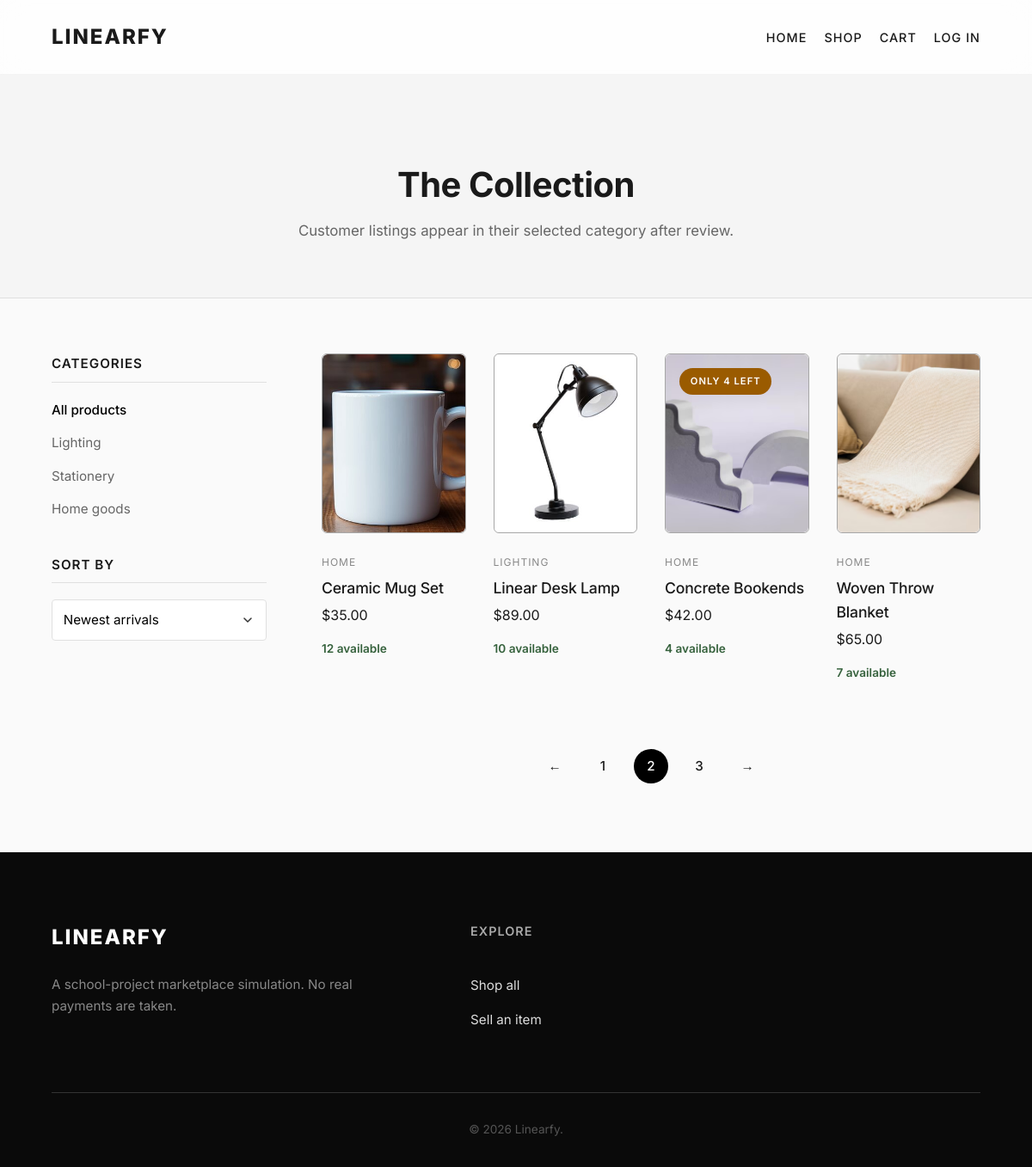
/shop?page=2&category=all&sort=newest, run on the app's committed database.
### app.py (models this page shows)
class Product(db.Model):
    id = db.Column(db.Integer, primary_key=True)
    name = db.Column(db.String(100), nullable=False)
    price = db.Column(db.Float, nullable=False)
    category = db.Column(db.String(50), nullable=False)
    image = db.Column(db.String(200), nullable=False)
    description = db.Column(db.Text, nullable=False)
    is_new = db.Column(db.Boolean, default=False)
    is_sale = db.Column(db.Boolean, default=False)
    stock_count = db.Column(db.Integer, nullable=False, default=10)
    seller_id = db.Column(db.Integer, db.ForeignKey("user.id"), nullable=True)
    status = db.Column(db.String(20), nullable=False, default="approved")
    created_at = db.Column(db.DateTime, default=datetime.utcnow, nullable=False)
    updated_at = db.Column(
        db.DateTime,
        default=datetime.utcnow,
        onupdate=datetime.utcnow,
        nullable=False,
    )
    seller = db.relationship(
        "User",
        backref=db.backref("listings", lazy=True),
    )

### app.py (the view)
@app.route("/shop")
def shop():
    category = request.args.get("category", "all")
    sort = request.args.get("sort", "newest")
    page = request.args.get("page", 1, type=int)
    valid_categories = {"all"} | ALLOWED_CATEGORIES
    if category not in valid_categories:
        category = "all"
    query = Product.query.filter_by(status="approved")
    if category != "all":
        query = query.filter_by(category=category)
    if sort == "price-low":
        query = query.order_by(Product.price.asc())
    elif sort == "price-high":
        query = query.order_by(Product.price.desc())
    else:
        sort = "newest"
        query = query.order_by(Product.id.desc())
    pagination = query.paginate(page=page, per_page=4, error_out=False)
    return render_template(
        "shop.html",
        products=pagination.items,
        pagination=pagination,
        current_category=category,
        current_sort=sort,
    )

### app.py (called while the page is built)
def current_user():
    user_id = session.get("user_id")
    return db.session.get(User, user_id) if user_id else None

def product_image_url(product):
    folder = "images/uploads" if product.seller_id else "images/products"
    return url_for("static", filename=f"{folder}/{product.image}")

@app.context_processor
def shared_template_data():
    cart = session.get("cart", {})
    user = current_user()
    saved_product_ids = set()
    if user:
        saved_product_ids = {
            item.product_id
            for item in WishlistItem.query.filter_by(user_id=user.id).all()
        }
    return {
        "cart_count": sum(cart.values()),
        "current_user": user,
        "saved_product_ids": saved_product_ids,
        "product_image_url": product_image_url,
    }

### templates/shop.html (shortened to what this page needs)
{% extends "base.html" %}
{% block content %}
<div class="page-header"><div class="header-content"><h1>The Collection</h1><p>Customer listings appear in their selected category after review.</p></div></div>
<div class="shop-layout"><aside class="shop-sidebar"><div class="filter-group"><h3>Categories</h3><ul class="filter-list">{% for value, label in [('all', 'All products'), ('lighting', 'Lighting'), ('stationery', 'Stationery'), ('home', 'Home goods')] %}<li><a class="{% if current_category == value %}active{% endif %}" href="{{ url_for('shop', category=value, sort=current_sort) }}">{{ label }}</a></li>{% endfor %}</ul></div><div class="filter-group"><h3>Sort by</h3><form method="get"><input name="category" type="hidden" value="{{ current_category }}"><select name="sort" class="custom-select" onchange="this.form.submit()"><option value="newest" {% if current_sort == 'newest' %}selected{% endif %}>Newest arrivals</option><option value="price-low" {% if current_sort == 'price-low' %}selected{% endif %}>Price: low to high</option><option value="price-high" {% if current_sort == 'price-high' %}selected{% endif %}>Price: high to low</option></select></form></div></aside>
<main class="shop-main"><div class="product-grid shop-grid">{% for product in products %}<article class="product-card"><div class="image-wrapper"><img src="{{ product_image_url(product) }}" alt="{{ product.name }}" class="product-image">{% if product.stock_count == 0 %}<span class="badge badge-sold-out">Sold out</span>{% elif product.stock_count < 5 %}<span class="badge badge-low-stock">Only {{ product.stock_count }} left</span>{% endif %}<div class="quick-action"></div></div><div class="product-info"><p class="stock-status">{{ product.category|title }}</p><h3>{{ product.name }}</h3><p class="price">${{ '%.2f'|format(product.price) }}</p><p class="availability ">{% if product.stock_count == 0 %}Currently unavailable{% else %}{{ product.stock_count }} available{% endif %}</p></div></article>{% else %}<div class="empty-state-box"><p>No products match this category yet.</p></div>{% endfor %}</div>
<div class="pagination">{% if pagination.has_prev %}<a class="page-arrow" href="{{ url_for('shop', page=pagination.prev_num, category=current_category, sort=current_sort) }}">&larr;</a>{% endif %}{% for page_number in pagination.iter_pages() %}{% if page_number %}<a class="page-number {% if page_number == pagination.page %}active{% endif %}" href="{{ url_for('shop', page=page_number, category=current_category, sort=current_sort) }}">{{ page_number }}</a>{% endif %}{% endfor %}{% if pagination.has_next %}<a class="page-arrow" href="{{ url_for('shop', page=pagination.next_num, category=current_category, sort=current_sort) }}">&rarr;</a>{% endif %}</div></main></div>
{% endblock %}

### static/css/style.css (style rules this page uses)
* { margin: 0; padding: 0; box-sizing: border-box; font-family: 'Inter', 'Segoe UI', Tahoma, Geneva, Verdana, sans-serif; }
html, body { -ms-overflow-style: none; scrollbar-width: none; }
:root { --primary-color: #000000; --bg-color: #fafafa; --text-color: #1a1a1a; --border-color: #e0e0e0; --input-bg: #ffffff; }
body { background-color: var(--bg-color); color: var(--text-color); line-height: 1.6; opacity: 0; transition: opacity 0.6s ease; }
body.page-loaded { opacity: 1; }
.custom-select { appearance: none; background-color: var(--input-bg); padding-right: 2.5rem; width: 100%; padding: 0.8rem; border: 1px solid var(--border-color); border-radius: 4px; font-size: 0.95rem; outline: none; cursor: pointer; font-family: inherit; }
.product-grid { display: grid; grid-template-columns: repeat(5, 1fr); gap: 1.5rem; }
.product-card { background: transparent; border: none; text-align: left; }
.image-wrapper { position: relative; overflow: hidden; border-radius: 6px; margin-bottom: 1.5rem; border: 1px solid rgb(167, 167, 167); }
.product-image { aspect-ratio: 4 / 5; background-color: #eaeaea; width: 100%; border-radius: 6px; object-fit: cover; display: block; transition: transform 0.6s cubic-bezier(0.25, 0.46, 0.45, 0.94); }
.badge { position: absolute; top: 1rem; left: 1rem; background-color: var(--primary-color); color: #ffffff; font-size: 0.7rem; padding: 0.4rem 0.8rem; border-radius: 20px; letter-spacing: 1px; text-transform: uppercase; font-weight: 600; }
.product-info { padding: 0; }
.stock-status { font-size: 0.75rem; color: #888888; text-transform: uppercase; letter-spacing: 1px; margin-bottom: 0.4rem; }
.product-info h3 { font-size: 1.1rem; font-weight: 500; margin-bottom: 0.3rem; letter-spacing: -0.2px; }
.price { font-size: 1rem; color: var(--text-color); margin-bottom: 1rem; font-weight: 400; }
.quick-action { position: absolute; bottom: 0; left: 0; width: 100%; padding: 1rem; background: linear-gradient(to top, rgba(0,0,0,0.1), transparent); transform: translateY(100%); transition: transform 0.3s cubic-bezier(0.16, 1, 0.3, 1); }
.page-header { background-color: #f5f5f5; padding: 6rem 5% 4rem; text-align: center; border-bottom: 1px solid var(--border-color); }
.page-header h1 { font-size: 2.5rem; font-weight: 700; margin-bottom: 0.5rem; letter-spacing: -0.5px; }
.page-header p { color: #666666; font-size: 1.05rem; }
.shop-layout { display: flex; max-width: 1300px; margin: 4rem auto; padding: 0 5%; gap: 4rem; align-items: flex-start; }
.shop-sidebar { width: 250px; flex-shrink: 0; position: sticky; top: 6rem; }
.shop-main { flex-grow: 1; }
.filter-group { margin-bottom: 2.5rem; }
.filter-group h3 { font-size: 0.95rem; font-weight: 600; text-transform: uppercase; letter-spacing: 1px; margin-bottom: 1.2rem; padding-bottom: 0.5rem; border-bottom: 1px solid var(--border-color); }
.filter-list { list-style: none; }
.filter-list li { margin-bottom: 0.8rem; }
.filter-list a { text-decoration: none; color: #666666; font-size: 0.95rem; transition: color 0.2s ease; }
.filter-list a:hover, .filter-list a.active { color: var(--primary-color); font-weight: 500; }
.shop-grid { grid-template-columns: repeat(4, 1fr); gap: 2rem; }
.pagination { display: flex; justify-content: center; align-items: center; gap: 1rem; margin-top: 4rem; }
.page-number, .page-arrow { text-decoration: none; color: var(--text-color); font-size: 0.95rem; font-weight: 500; width: 40px; height: 40px; display: flex; justify-content: center; align-items: center; border-radius: 50%; transition: all 0.3s ease; }
.page-number.active { background-color: var(--primary-color); color: #ffffff; }
.availability { margin: .35rem 0 .8rem; color: #35613c; font-size: .85rem; font-weight: 600; }
.badge-low-stock { background: #9a5b00; max-width: calc(100% - 2rem); }
.product-card { transition: transform 0.25s ease; }

### data on the page
Product: image (picture), category "HOME", name "Ceramic Mug Set", price "35.00", stock_count "12"
Product: image (picture), category "LIGHTING", name "Linear Desk Lamp", price "89.00", stock_count "10"
Product: image (picture), stock_count "4", category "HOME", name "Concrete Bookends", price "42.00"
Product: image (placeholder picture), category "HOME", name "Woven Throw Blanket", price "65.00", stock_count "7"

### other printed values
{{ label }} "All products" "Lighting" "Stationery" "Home goods"
{{ page_number }} "1" "2" "3"
